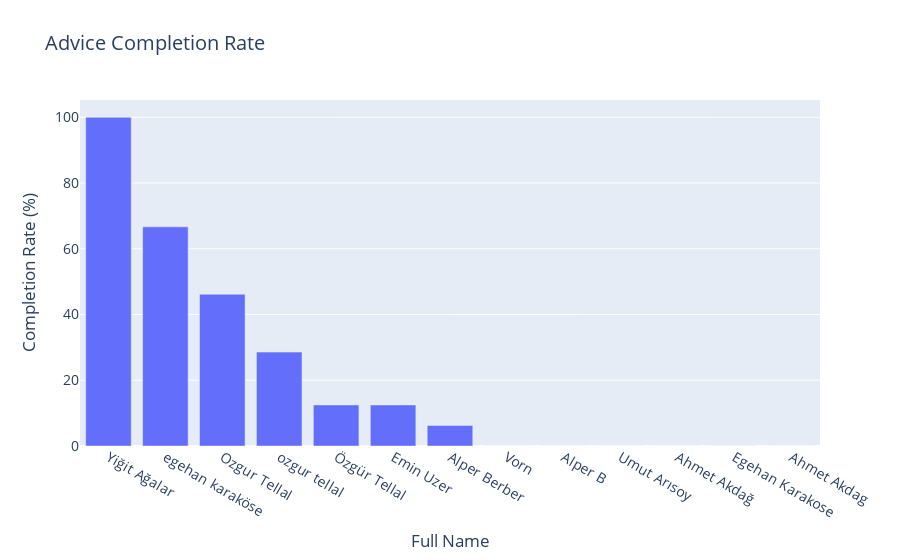

This figure's notebook cell:
### Code cell
# Creating the bar chart using Plotly
fig = go.Figure(data=[
    go.Bar(name='Completion Rate', x=advice_comp_rate['fullName'], y=advice_comp_rate['completion_rate'])
])

# Update layout
fig.update_layout(
    title='Advice Completion Rate',
    xaxis=dict(title='Full Name'),
    yaxis=dict(title='Completion Rate (%)'),
    legend=dict(x=0.01, y=0.99),
    legend_title_text='Legend',
    font=dict(size=14)
)

# Show the figure
fig.show()

### Figure 1 — Plotly figure (JSON) as saved in the notebook; plotly's stock layout.template omitted (floating-point values rounded to 4 significant figures)
{"data": [{"name": "Completion Rate", "type": "bar", "x": ["Yiğit Ağalar", "egehan karaköse", "Ozgur Tellal", "ozgur tellal", "Özgür Tellal", "Emin Uzer", "Alper Berber", "Vorn", "Alper B", "Umut Arısoy", "Ahmet Akdağ", "Egehan Karakose", "Egehan Karakose", "Ahmet Akdag"], "y": [100, 66.67, 46.15, 28.57, 12.5, 12.5, 6.25, 0, 0, 0, 0, 0, 0, 0]}], "layout": {"font": {"size": 14}, "legend": {"title": {"text": "Legend"}, "x": 0.01, "y": 0.99}, "title": {"text": "Advice Completion Rate"}, "xaxis": {"title": {"text": "Full Name"}}, "yaxis": {"title": {"text": "Completion Rate (%)"}}}}
